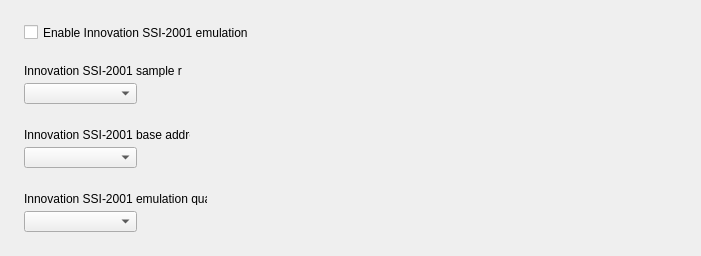
<?xml version="1.0" encoding="UTF-8"?>
<ui version="4.0">
  <class>ModernProfileEditorInnovaFrame</class>
  <widget class="QWidget" name="ModernProfileEditorInnovaFrame">
    <property name="geometry"><rect><x>0</x><y>0</y><width>701</width><height>256</height></rect></property>
    <property name="vclDesignWidth" stdset="0"><number>701</number></property>
    <property name="vclDesignHeight" stdset="0"><number>256</number></property>
    <widget class="QLabel" name="InnovaSampleRateLabel">
      <property name="geometry"><rect><x>24</x><y>64</y><width>158</width><height>13</height></rect></property>
      <property name="text"><string>Innovation SSI-2001 sample rate</string></property>
      <property name="textFormat"><enum>Qt::PlainText</enum></property>
      <property name="alignment"><set>Qt::AlignLeft|Qt::AlignTop</set></property>
      <property name="vclAutoSize" stdset="0"><bool>true</bool></property>
    </widget>
    <widget class="QLabel" name="InnovaBaseLabel">
      <property name="geometry"><rect><x>24</x><y>128</y><width>166</width><height>13</height></rect></property>
      <property name="text"><string>Innovation SSI-2001 base address</string></property>
      <property name="textFormat"><enum>Qt::PlainText</enum></property>
      <property name="alignment"><set>Qt::AlignLeft|Qt::AlignTop</set></property>
      <property name="vclAutoSize" stdset="0"><bool>true</bool></property>
    </widget>
    <widget class="QLabel" name="InnovaQualityLabel">
      <property name="geometry"><rect><x>24</x><y>192</y><width>183</width><height>13</height></rect></property>
      <property name="text"><string>Innovation SSI-2001 emulation quality</string></property>
      <property name="textFormat"><enum>Qt::PlainText</enum></property>
      <property name="alignment"><set>Qt::AlignLeft|Qt::AlignTop</set></property>
      <property name="vclAutoSize" stdset="0"><bool>true</bool></property>
    </widget>
    <widget class="QCheckBox" name="EnableInnovaCheckBox">
      <property name="geometry"><rect><x>24</x><y>24</y><width>665</width><height>17</height></rect></property>
      <property name="vclAnchors" stdset="0"><string notr="true">akLeft,akTop,akRight</string></property>
      <property name="text"><string>Enable Innovation SSI-2001 emulation</string></property>
    </widget>
    <widget class="QComboBox" name="InnovaSampleRateComboBox">
      <property name="geometry"><rect><x>24</x><y>83</y><width>113</width><height>21</height></rect></property>
      <property name="editable"><bool>false</bool></property>
      <property name="maxVisibleItems"><number>8</number></property>
    </widget>
    <widget class="QComboBox" name="InnovaBaseComboBox">
      <property name="geometry"><rect><x>24</x><y>147</y><width>113</width><height>21</height></rect></property>
      <property name="editable"><bool>false</bool></property>
      <property name="maxVisibleItems"><number>8</number></property>
    </widget>
    <widget class="QComboBox" name="InnovaQualityComboBox">
      <property name="geometry"><rect><x>24</x><y>211</y><width>113</width><height>21</height></rect></property>
      <property name="editable"><bool>false</bool></property>
      <property name="maxVisibleItems"><number>8</number></property>
    </widget>
  </widget>
  <tabstops>
    <tabstop>EnableInnovaCheckBox</tabstop>
    <tabstop>InnovaSampleRateComboBox</tabstop>
    <tabstop>InnovaBaseComboBox</tabstop>
    <tabstop>InnovaQualityComboBox</tabstop>
  </tabstops>
  <resources><include location="../../resources/dfend.qrc"/></resources>
  <connections/>
</ui>
